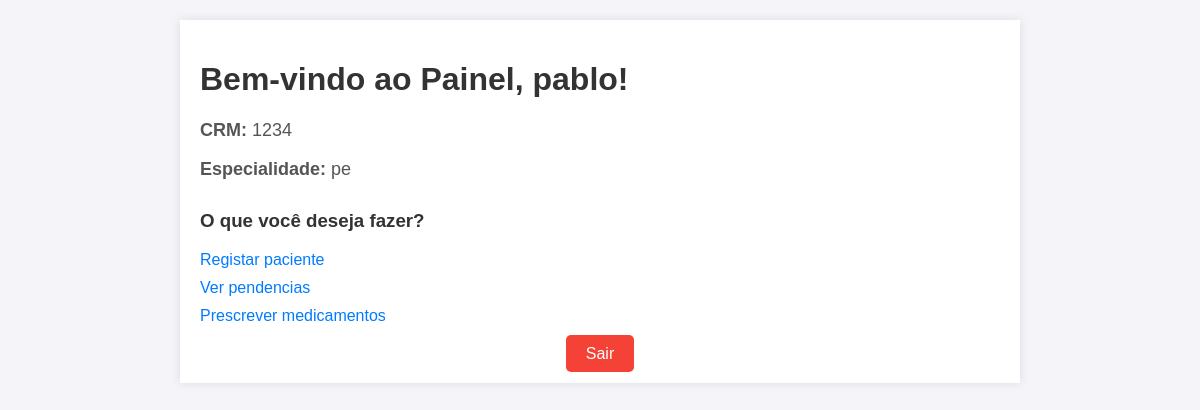
Screenshot of /painelM.php (signed in) with the database file from the repository.
### tables this page shows
CREATE TABLE `medicos` (
  `id` int(11) NOT NULL,
  `nome` varchar(255) NOT NULL,
  `especialidade` varchar(255) DEFAULT NULL,
  `crm` varchar(20) NOT NULL,
  `usuario` varchar(50) NOT NULL,
  `senha` varchar(255) NOT NULL
);

### painelM.php (the view, shortened to what this page needs)
<?php
include('hospital.php');
$medico_id = $_SESSION['usuario_id'];
try {
    $sql = "SELECT nome, crm, especialidade FROM medicos WHERE id = :medico_id";
    $stmt = $conn->prepare($sql);
    $stmt->bindParam(':medico_id', $medico_id);
    $stmt->execute();
    $medico = $stmt->fetch(PDO::FETCH_ASSOC);
} catch (PDOException $e) {
    echo "Erro ao carregar o painel: " . $e->getMessage();
}
?>
<!DOCTYPE html>
<html lang="pt-BR">
<head>
</head>
<body>
<div class="container">
    <h1>Bem-vindo ao Painel, <?php echo htmlspecialchars($medico['nome']); ?>!</h1>
    <div class="info">
        <p><strong>CRM:</strong> <?php echo htmlspecialchars($medico['crm']); ?></p>
        <p><strong>Especialidade:</strong> <?php echo htmlspecialchars($medico['especialidade']); ?></p>
    </div>
    <div class="actions">
        <h3>O que você deseja fazer?</h3>
        <ul>
            <li><a href="cadastroP.php">Registar paciente</a></li>
            <li><a href="pendencia.php">Ver pendencias</a></li>
            <li><a href="cadastroR.php">Prescrever medicamentos</a></li>
        </ul>
    </div>
    <div class="logout">
        <a href="logout.php">Sair</a>
    </div>
</div>
</body>
</html>

### painelM.php (style rules this page uses)
body { font-family: Arial, sans-serif; margin: 0; padding: 20px; background-color: #f4f4f9; }
.container { max-width: 800px; margin: 0 auto; background-color: #fff; padding: 20px; box-shadow: 0 0 10px rgba(0, 0, 0, 0.1); }
h1 { color: #333; }
.info { margin-top: 20px; }
.info p { font-size: 18px; color: #555; }
.actions { margin-top: 30px; }
.actions h3 { color: #333; }
.actions ul { list-style-type: none; padding: 0; }
.actions ul li { margin: 10px 0; }
.actions ul li a { text-decoration: none; color: #007bff; }
.logout { margin-top: 20px; text-align: center; }
.logout a { text-decoration: none; color: white; background-color: #f44336; padding: 10px 20px; border-radius: 5px; }

### rows the page displays
medicos: nome "pablo", crm "1234", especialidade "pe"
